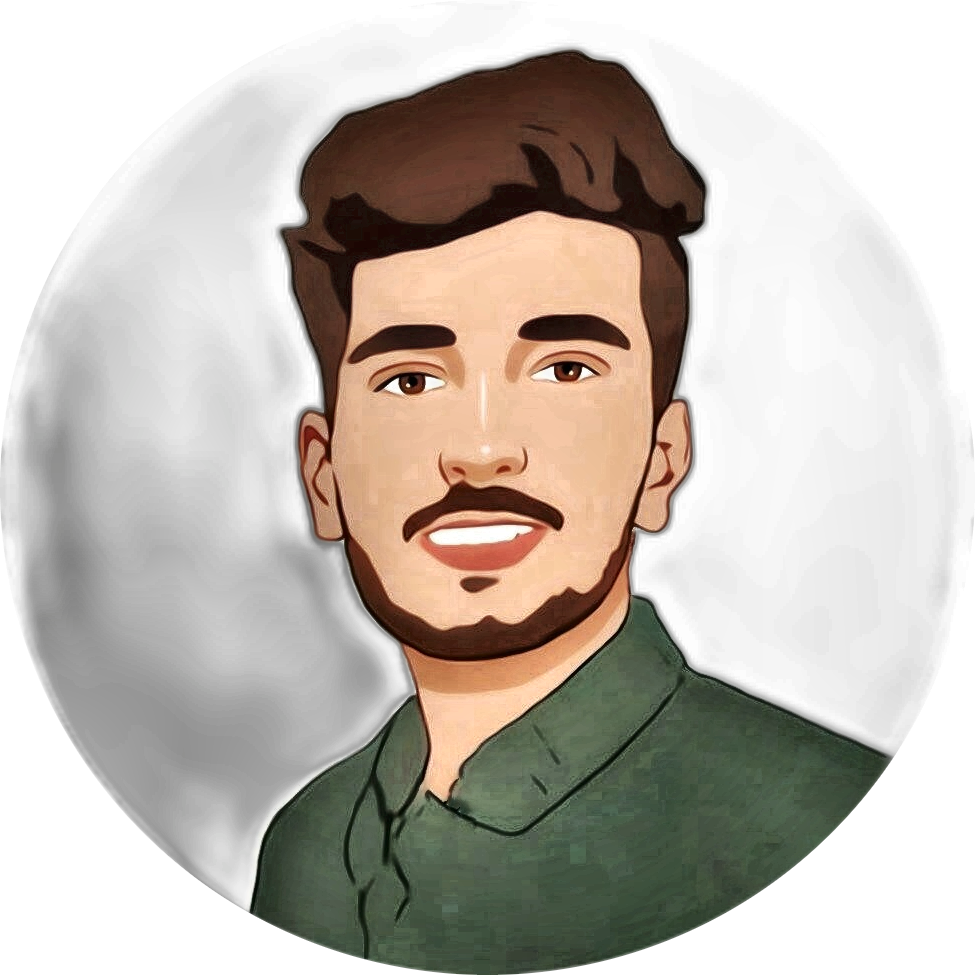
#> input picture files (1)/photo-ready.png, 975 x 975 px, found by its file name
$ python render_portrait.py
#> lines starting #> are read from the running program, lines starting #| are printed output that depends on the picture
#> in render, im is the input picture: PIL image 975x975 RGB; mean R, G, B 192.2, 185.1, 177
"""
Maps the cleaned portrait to a character grid, one glyph per cell based
on brightness, and animates each row drawing in left-to-right, staggered
top-to-bottom. Single accent color only -- multi-color ASCII reads as
noise, not a portrait.

Reads:  assets/photo-ready.png
Writes: portrait.svg
"""
from pathlib import Path

import numpy as np
from PIL import Image

ROOT = Path(__file__).resolve().parent.parent
SRC_PATH = ROOT / "assets" / "photo-ready.png"
OUT_PATH = ROOT / "portrait.svg"

GLYPHS = " '.,:;~+*xXO#"   # light/empty -> dense/dark
COLS = 90
CHAR_W = 6.2
CHAR_H = 11
ACCENT = "#5fc4ff"
ROW_STAGGER_MS = 40
ROW_DRAW_MS = 260


def to_char_grid(im: Image.Image):
    im = im.convert("L")
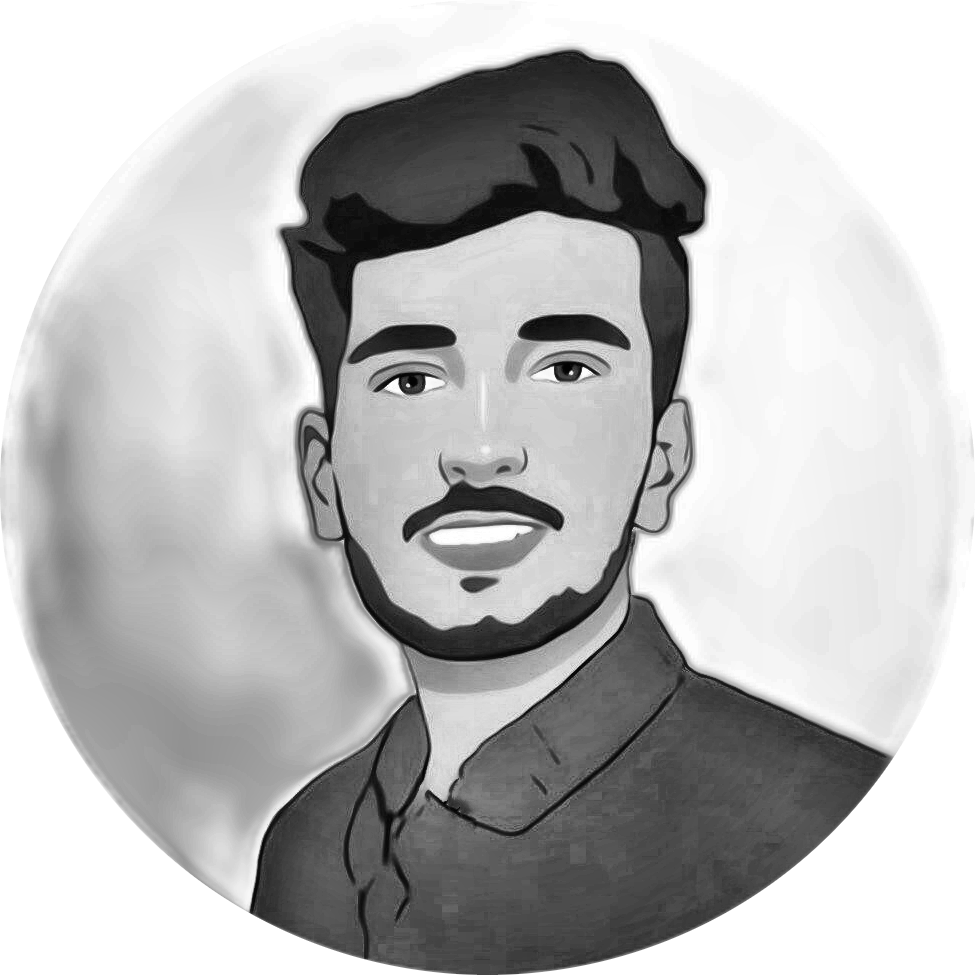
#> im: PIL image 975x975 L; min 2, max 255, mean 186.3
    w, h = im.size
#> w = 975; h = 975
    # characters are taller than wide, so compress rows to keep proportions
    rows = max(1, round(COLS * (h / w) * (CHAR_W / CHAR_H) * 0.55))
#> rows = 28
    small = im.resize((COLS, rows), Image.LANCZOS)
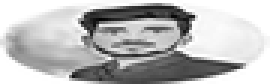
#> small: PIL image 90x28 L (shown 3 times larger); min 1, max 255, mean 185.9
    arr = np.array(small).astype(float)

    # normalize contrast so the full glyph ramp gets used
    lo, hi = np.percentile(arr, 2), np.percentile(arr, 98)
#> lo = 35.38; hi = 255
    arr = np.clip((arr - lo) / max(hi - lo, 1e-6), 0, 1)
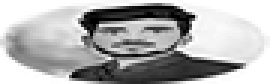
#> arr: shape (28, 90) float64 (shown 3 times larger); min 0, max 1, mean 0.686

    n = len(GLYPHS) - 1
    idx = ((1 - arr) * n).round().astype(int)  # dark pixel -> dense glyph
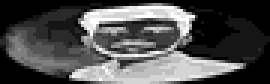
#> idx: shape (28, 90) int64 (shown 3 times larger); min 0, max 12, mean 3.74; drawn with min black and max white
    grid = [[GLYPHS[i] for i in row] for row in idx]
#> grid = 28 items
    return grid


def escape(ch: str) -> str:
    return {"<": "&lt;", ">": "&gt;", "&": "&amp;"}.get(ch, ch)


def render():
    im = Image.open(SRC_PATH)
    grid = to_char_grid(im)
#> grid = 28 items
    rows = len(grid)
#> rows = 28
    cols = len(grid[0])
#> cols = 90

    width = cols * CHAR_W + 20
#> width = 578
    height = rows * CHAR_H + 20
#> height = 328

    lines = []
    for r, row in enumerate(grid):
        text = "".join(escape(c) for c in row)
        y = 14 + r * CHAR_H
        delay = r * ROW_STAGGER_MS
        row_width = cols * CHAR_W
        lines.append(f'''
    <g>
      <clipPath id="clip{r}">
        <rect x="10" y="{y - CHAR_H}" width="0" height="{CHAR_H + 2}">
          <animate attributeName="width" from="0" to="{row_width}"
            begin="{delay}ms" dur="{ROW_DRAW_MS}ms" fill="freeze" />
        </rect>
      </clipPath>
      <text x="10" y="{y}" class="glyph" clip-path="url(#clip{r})" xml:space="preserve">{text}</text>
    </g>''')
#> this loop made 28 passes
#> (y, delay) on passes 1 to 12: (14, 0), (25, 40), (36, 80), (47, 120), (58, 160), (69, 200), (80, 240), (91, 280), (102, 320), (113, 360), (124, 400), (135, 440)
#> after the loop, lines = 28 items

    svg = f'''<svg viewBox="0 0 {width} {height}" xmlns="http://www.w3.org/2000/svg" font-family="'SFMono-Regular', Consolas, 'Liberation Mono', Menlo, monospace">
  <style>
    .glyph {{ font-size: {CHAR_H - 1}px; fill: {ACCENT}; letter-spacing: 0.5px; }}
  </style>
  <rect width="100%" height="100%" fill="transparent" />
  {"".join(lines)}
</svg>'''

    OUT_PATH.write_text(svg)
    print(f"wrote {OUT_PATH} ({cols}x{rows} grid)")
#| wrote portrait.svg (90x28 grid)


if __name__ == "__main__":
    render()
